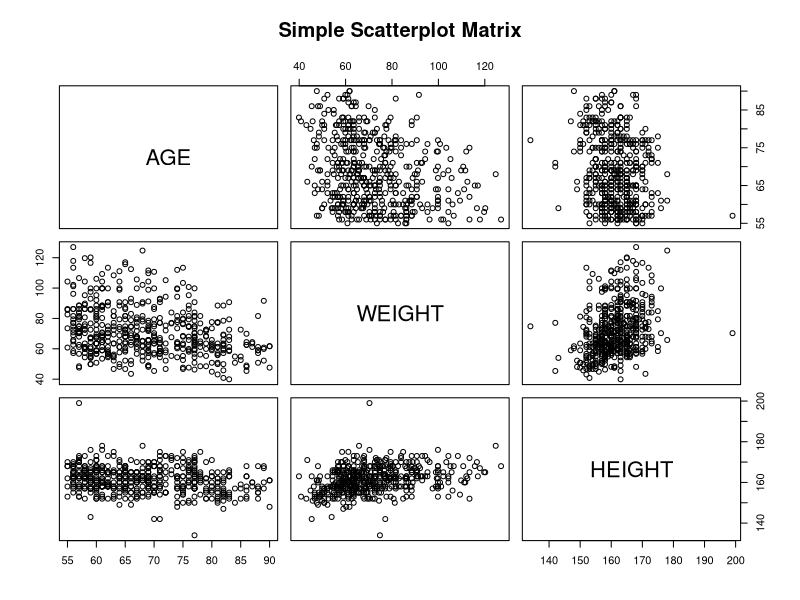

Recreate this plot in R.
## ---- chunk 1
knitr::opts_chunk$set(echo = TRUE)
## ---- chunk 2
setwd("D:/git/DPH101-xjtlu/Y3/week03_ass_9.23")
## ---- chunk 3
GLOW500_WORK <- read.csv("GLOW500.csv")
## ---- chunk 4
mean(GLOW500_WORK$AGE); var(GLOW500_WORK$AGE)
## ---- chunk 5
mean(GLOW500_WORK$WEIGHT); var(GLOW500_WORK$WEIGHT)
mean(GLOW500_WORK$HEIGHT); var(GLOW500_WORK$HEIGHT)
## ---- chunk 6
pairs(~AGE + WEIGHT + HEIGHT, data=GLOW500_WORK,
      main="Simple Scatterplot Matrix")
